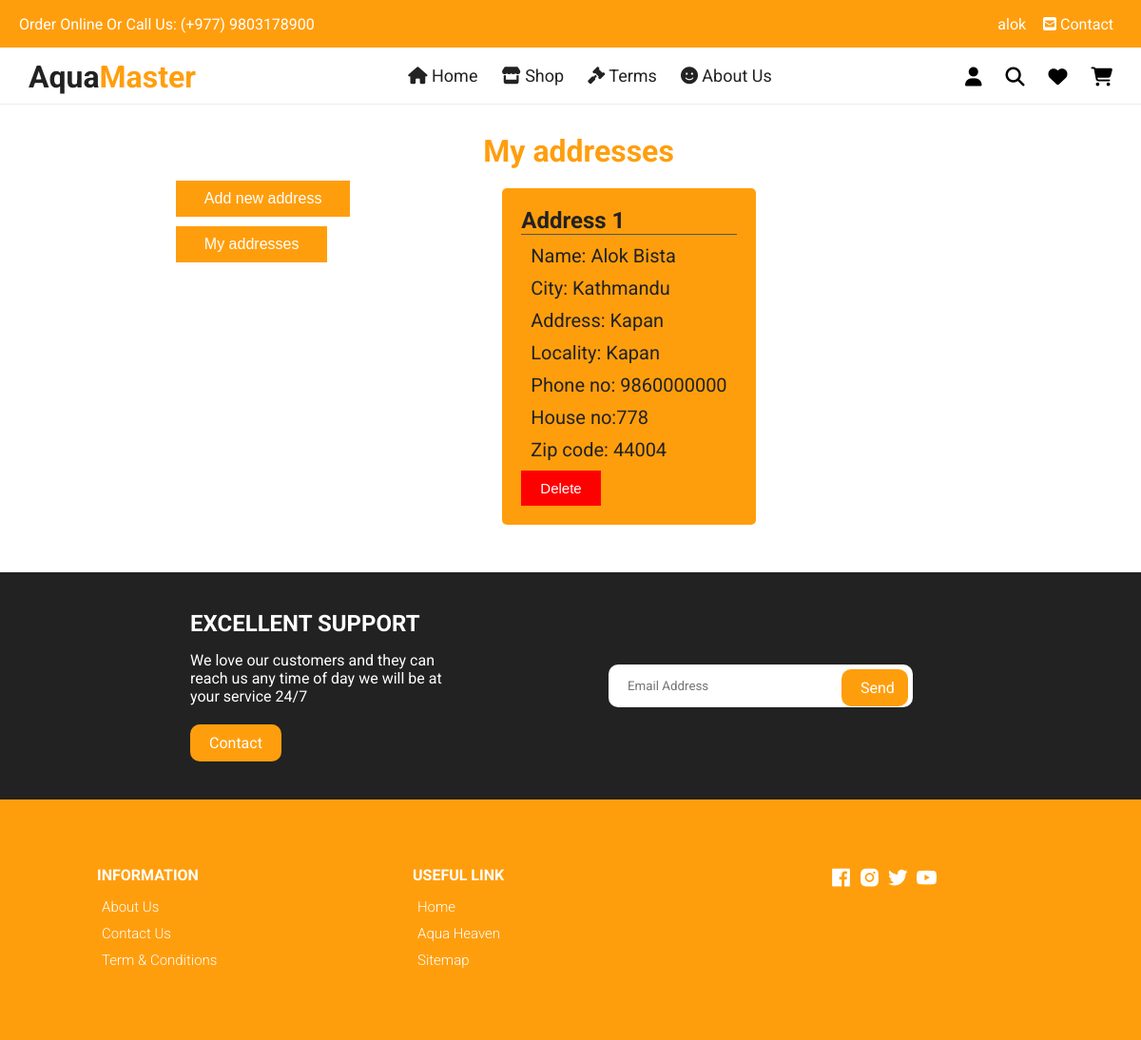
Screenshot of /customers/ (signed in) with the database file from the repository.
### registration/models.py (models this page shows, shortened)
class Customer(models.Model):
    id = models.AutoField(primary_key=True)
    user = models.ForeignKey(User, on_delete=models.CASCADE, related_name='customer', null=False, blank=False)
    full_name = models.CharField(max_length=100)
    city = models.CharField(choices=CITY_CHOICES, max_length=100, default='Kathmandu')
    address = models.CharField(max_length=200)
    locality = models.CharField(max_length=200)
    phone_no = models.PositiveBigIntegerField()
    house_no = models.PositiveIntegerField()
    zip_code = models.PositiveIntegerField()
    created_at = models.DateField(auto_now_add=True)

### registration/views.py (the view)
# urls.py: path('customers/', CustomerView.as_view(), name='customers'),
@method_decorator(login_required, name='dispatch')
class CustomerView(View):
    def get(self, request):
        customers = Customer.objects.filter(user=self.request.user)
        return render(request, 'registration/customers.html', {'customers':customers})

### templates/registration/customers.html (shortened to what this page needs)
{% extends 'base.html' %}
{% block maincontent %}
<div class="customer-container">
    <div class="indicators">
        <div class="buttons">
            <a href="{% url 'addcustomer' %}"><button>Add new address</button></a>
            <a href="{% url 'customers' %}"><button>My addresses</button></a>
        </div>
    </div>
    <div class="customer-list d-flex">
        <h1>My addresses</h1>
        {% for c in customers %}
        <div class="customer-box">
            <h2>Address {{forloop.counter}}</h2>
            <p>Name: {{c.full_name}}</p>
            <p>City: {{c.city}}</p>
            <p>Address: {{c.address}}</p>
            <p>Locality: {{c.locality}}</p>
            <p>Phone no: {{c.phone_no}}</p>
            {% if c.house_no %}
            <p>House no:{{c.house_no}}</p>
            {% endif %}
            {% if c.zip_code %}
            <p>Zip code: {{c.zip_code}}</p>
            {% endif %}
            <a href="{% url 'deleteaddress' c.id %}">
                <button>Delete</button>
            </a>
        </div>
        {% endfor %}
    </div>
</div>
{% endblock maincontent %}

### templates/base.html (shortened to what this page needs)
{% load static %}
{% load cache %}
<!DOCTYPE html>
<html lang="en">
  <head>
    <link rel="stylesheet" href="https://cdnjs.cloudflare.com/ajax/libs/Glide.js/3.4.1/css/glide.core.css">
    <link rel="stylesheet" href="https://cdnjs.cloudflare.com/ajax/libs/Glide.js/3.4.1/css/glide.theme.css">
    <link rel="stylesheet" href="{% static 'css/owl.carousel.min.css' %}">
    <link
    href="https://unpkg.com/boxicons@2.0.7/css/boxicons.min.css"
    rel="stylesheet"
    />
      <link rel="stylesheet" href="{% static 'css/styles.css' %}" />
  </head>
  <body>
      <div class="top-nav">
        <div class="d-flex" style="margin: 0 2rem">
          <p>Order Online Or Call Us: (+977) 9803178900</p>
          <ul class="d-flex">
            {% if user.is_anonymous %}
            <li style="padding: 0 4px;"><a href="{% url 'login' %}"><i class="fas fa-sign-in-alt"></i> Login</a></li>
            <li style="padding: 0 4px;"><a href="{% url 'signup' %}"><i class="fas fa-sign-out-alt" style="transform: rotate(-90deg);"></i> Signup</a></li>
            {% else %}
            <li style="padding: 0 4px;"><a href="{% url 'profile' user.id %}">{% if user.first_name%}{{user.first_name}}{% else %}{{user.username}}{% endif %}</a></li>
            {% endif %}
            <li style="padding: 0 4px;"><a href="{% url 'contact' %}"><i class="fas fa-envelope-square"></i> Contact</a></li>
          </ul>
        </div>
      </div>
      <div class="navigation">
        <div class="nav-center d-flex">
        <a href="/" class="logo"><h1>Aqua<span style="color: #ff9e0d;">Master</span></h1></a>
          <ul class="nav-list d-flex" style="overflow-y: auto;">
            <li class="nav-item">
              <a href="{% url 'home' %}" class="nav-link"><i class="fas fa-home"></i> Home</a>
            </li>
            <li class="nav-item">
              <a href="{% url 'products' %}" class="nav-link"><i class="fas fa-store"></i> Shop </a>
            </li>
            <li class="nav-item">
            <a href="{% url 'terms' %}" class="nav-link"><i class="fas fa-gavel"></i> Terms</a>
            </li>
            <li class="nav-item">
              <a href="{% url 'about' %}" class="nav-link"><i class="fas fa-smile"></i> About Us</a>
            </li>
          </ul>
          <div class="icons d-flex" style="margin-right: 20px;">
            {% if user.is_authenticated %}
            <div class="icon show-prof">
              <i class="fas fa-user"></i>
            </div>
            {% endif %}
            <div class="icon">
              <i class="fas fa-search search-icon"></i>
            </div>
            {% if user.is_authenticated %}
            {% if wishlistcount %}
            <a href="{% url 'wishlist' %}" class="icon">
              <i class="fas fa-heart"></i>
              <span class="d-flex wishlistcounter">{{wishlistcount}}</span>
            </a>
            {% elif wishlistcount == 0 %}
            <a href="{% url 'wishlist' %}" class="icon">
              <i class="fas fa-heart"></i>
              <span class="d-flex wishlistcounter">0</span>
            </a>
            {% else %}
            <a href="{% url 'wishlist' %}" class="icon">
              <i class="fas fa-heart"></i>
            </a>
            {% endif %}
            {% else %}
            <a href="{% url 'wishlist' %}" class="icon">
              <i class="fas fa-heart"></i>
              <span class="d-flex wishlistcounter">0</span>
            </a>
            {% endif %}
            {% if user.is_authenticated %}
            {% if cartprodcount > 0 %}
            <a href="{% url 'cart' %}" class="icon">
              <i class="fas fa-shopping-cart"></i>
              <span class="d-flex cartproductcount">{{cartprodcount}}</span>
            </a>
            {% elif cartprodcount == 0 %}
            <a href="{% url 'cart' %}" class="icon">
              <i class="fas fa-shopping-cart"></i>
              <span class="d-flex cartproductcount">0</span>
            </a>
            {% else %}
            <a href="{% url 'cart' %}" class="icon">
              <i class="fas fa-shopping-cart"></i>
            </a>
            {% endif %}
            {% else %}
            <a href="{% url 'cart' %}" class="icon">
              <i class="fas fa-shopping-cart"></i>
              <span class="d-flex">0</span>
            </a>
            {% endif %}
          </div>
        </div>
      </div>
    {% block maincontent %}
    {% endblock maincontent %}
    <section class="section contact">
      <div class="row">
        <div class="col">
          <h2>EXCELLENT SUPPORT</h2>
          <p>We love our customers and they can reach us any time
          of day we will be at your service 24/7</p>
          <a href="{% url 'contact' %}" class="btn btn-1">Contact</a>
        </div>
        <div class="col">
          <form action="{% url 'subscription_email' %}" method="post">
            <div>
              <input type="email" placeholder="Email Address" name='email' required>
              <input type="submit" value="Send">
            </div>
          </form>
        </div>
      </div>
    </section>
    <footer class="footer">
      <div class="row">
        <div class="col d-flex">
          <h4>INFORMATION</h4>
          <a href="{% url 'about' %}">About Us</a>
          <a href="{% url 'contact' %}">Contact Us</a>
          <a href="{% url 'terms' %}">Term & Conditions</a>
        </div>
        <div class="col d-flex">
          <h4>USEFUL LINK</h4>
          <a href="{% url 'home' %}">Home</a>
          <a href="{% url 'products' %}">Aqua Heaven</a>
          <a href="{% url 'django.contrib.sitemaps.views.sitemap' %}">Sitemap</a>
        </div>
        <div class="col d-flex">
          <span><i class='bx bxl-facebook-square'></i></span>
          <span><i class='bx bxl-instagram-alt' ></i></span>
          <span><i class='bx bxl-twitter' ></i></span>
          <span><i class='bx bxl-youtube' ></i></span>
        </div>
      </div>
    </footer>
  </body>
</html>

### static/css/styles.css (style rules this page uses)
:root { --white: #fff; --black: #222; --yellow: #ff9e0d; --grey1: #f0f0f0; --grey2: #e9d7d3; }
*, *::before, *::after { margin: 0; padding: 0; box-sizing: inherit; }
html { box-sizing: border-box; font-size: 62.5%; }
body { font-family: "Roboto", sans-serif; font-size: 1.6rem; background-color: var(--white); color: var(--black); font-weight: 400; font-style: normal; }
a { text-decoration: none; color: var(--black); }
li { list-style: none; }
.d-flex { display: flex; align-items: center; }
.top-nav { background-color: var(--yellow); font-size: 1.3rem; color: var(--white); }
.top-nav div { justify-content: space-between; height: 5rem; font-size: 1.6rem; }
.top-nav a { color: var(--white); padding: 0 0.5rem; transition: 200ms; }
.navigation { height: 6rem; line-height: 6rem; transition: 300ms; border-bottom: 1px solid #eee; }
.nav-center { justify-content: space-between; width: 100%; }
.logo { padding: 0 3rem; }
.nav-center .nav-item:not(:last-child) { margin-right: 0.5rem; }
.nav-center .nav-link { font-size: 1.8rem; padding:0 1rem; display: inline-block; width: 100%; }
.icon { cursor: pointer; font-size: 2rem; padding: 0 1rem; color: #000; position: relative; transition: 200ms; }
.icon:not(:last-child) { margin-right: 0.5rem; }
.section { padding: 5rem 0 5rem 0; overflow: hidden; }
.contact { background-color: var(--black); color: var(--white); padding: 4rem 20rem; }
.contact .row { display: grid; grid-template-columns: 1fr 1fr; align-items: center; }
.contact .row .col h2 { margin-bottom: 1.5rem; }
.contact .row .col p { width: 70%; margin-bottom: 2rem; }
.btn-1 { background-color: var(--yellow); color: var(--white); display: inline-block; border-radius: 1rem; padding: 1rem 2rem; }
.contact form div { position: relative; width: 80%; margin: 0 auto; }
.contact form input { font-family: "Roboto", sans-serif; text-indent: 2rem; width: 100%; border-radius: 1rem; padding: 1.5rem 0; outline: none; border: none; }
.contact form input[type='submit'] { position: absolute; top: 0; right: 0; background-color: var(--yellow); color: white; margin: 0.5rem; padding: 1rem 2.4rem 1rem 0; border-radius: 1rem; width: 7rem; cursor: pointer; font-size: 1.6rem; }
.footer { padding: 7rem 1rem; background-color: var(--yellow); }
footer .row { display: grid; grid-template-columns: 1fr 1fr 1fr; max-width: 99.6rem; margin: 0 auto; }
.footer .col { flex-direction: column; color: var(--white); align-items: flex-start; }
.footer .col:last-child { flex-direction: row; justify-content: center; }
.footer .col:last-child span { font-size: 2.5rem; margin-right: 0.5rem; color: var(--white); }
.footer .col a { color: var(--white); font-size: 1.5rem; padding: 0.5rem; font-weight: 300; }
.footer .col h4 { margin-bottom: 1rem; }
form { position: relative; z-index: 1; }
.customer-container { max-width: 114rem; margin: 3rem auto; padding: 0 3rem; display: flex; align-items: flex-start; justify-content: space-evenly; }
.indicators { width: fit-content; height:100%; }
.indicators .buttons { display: flex; flex-direction: column; margin-top: 5rem; }
.customer-list { max-width: 70rem; height: 100%; flex-wrap: wrap; }
.customer-list h1 { width: 100%; color: var(--yellow); }
.customer-box { border-radius: 5px; margin: 2rem; padding: 2rem; max-width: 30rem; background-color: var(--yellow); transition: 200ms; }
.customer-box h2 { border-bottom: 1px solid #555; }
.customer-box p { font-size: 2rem; margin: 1rem; }
.customer-box a button { padding: 1rem 2rem; font-size: 1.5rem; outline: none; border: none; background-color: red; color: #fff; cursor: pointer; }
.login-form form button, .customer-form form button, .indicators .buttons a button { outline: none; border: none; font-size: 1.6rem; padding: 1rem 3rem; margin-right: 1.5rem; margin-bottom: 1rem; background-color: var(--yellow); color: white; cursor: pointer; transition: 200ms; }

### templates/base.html (style rules this page uses)
input:read-only { background: #efe; }

### rows the page displays
Customer: full_name "Alok Bista", city "Kathmandu", address "Kapan", locality "Kapan", phone_no "9860000000", house_no "778", zip_code "44004"

### other values shown
{{ user.first_name }} "alok"
